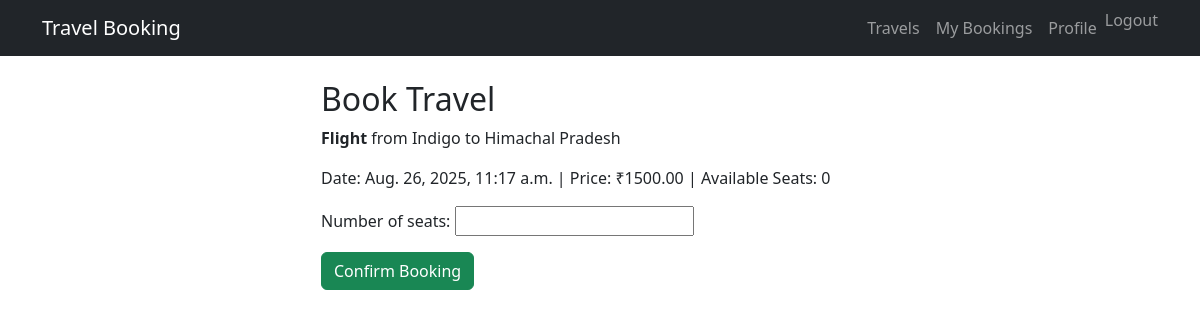
/book/1/ (signed in), run on the app's committed database.
### booking/models.py (models this page shows, shortened)
class TravelOption(models.Model):
    TRAVEL_TYPES = (
        ('Flight', 'Flight'),
        ('Train', 'Train'),
        ('Bus', 'Bus'),
    )
    travel_id = models.AutoField(primary_key=True)
    travel_type = models.CharField(max_length=20, choices=TRAVEL_TYPES)
    source = models.CharField(max_length=100)
    destination = models.CharField(max_length=100)
    datetime = models.DateTimeField()
    price = models.DecimalField(max_digits=10, decimal_places=2)
    available_seats = models.PositiveIntegerField()

### booking/views.py (the view)
# urls.py: path("book/<int:pk>/", views.book_travel, name="book_travel"),
@login_required
def book_travel(request, pk):
    travel = get_object_or_404(TravelOption, pk=pk)
    if request.method == "POST":
        form = BookingForm(request.POST)
        if form.is_valid():
            booking = form.save(commit=False)
            booking.user = request.user
            booking.travel_option = travel
            booking.total_price = travel.price * booking.number_of_seats
            if booking.number_of_seats <= travel.available_seats:
                travel.available_seats -= booking.number_of_seats
                travel.save()
                booking.save()
                return redirect('my_bookings')
            else:
                messages.error(request, "Not enough seats available.")
    else:
        form = BookingForm()
    return render(request, 'booking/book_travel.html', {'form': form, 'travel': travel})

### booking/forms.py
class BookingForm(forms.ModelForm):
    class Meta:
        model = Booking
        fields = ['number_of_seats']

### booking/templates/booking/book_travel.html (shortened to what this page needs)
{% extends "booking/base.html" %}
{% block content %}
<div class="col-md-6 offset-md-3">
  <h2>Book Travel</h2>
  <p><strong>{{ travel.travel_type }}</strong> from {{ travel.source }} to {{ travel.destination }} </p>
  <p>Date: {{ travel.datetime }} | Price: ₹{{ travel.price }} | Available Seats: {{ travel.available_seats }}</p>
  <form method="post">
    {{ form.as_p }}
    <button type="submit" class="btn btn-success">Confirm Booking</button>
  </form>
</div>
{% endblock %}

### data on the page
TravelOption: travel_type "Flight", source "Indigo", destination "Himachal Pradesh", datetime "Aug. 26, 2025, 11:17 a.m.", price "1500.00", available_seats "0"
